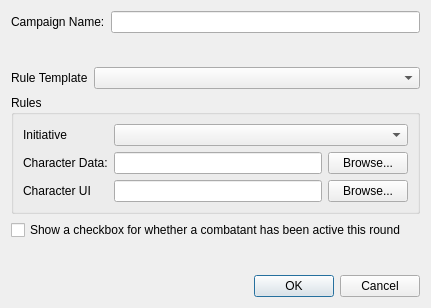
<?xml version="1.0" encoding="UTF-8"?>
<ui version="4.0">
 <class>NewCampaignDialog</class>
 <widget class="QDialog" name="NewCampaignDialog">
  <property name="geometry">
   <rect>
    <x>0</x>
    <y>0</y>
    <width>431</width>
    <height>308</height>
   </rect>
  </property>
  <property name="windowTitle">
   <string>New Campaign</string>
  </property>
  <property name="styleSheet">
   <string notr="true">background-image: url(:/img/data/parchment.jpg);</string>
  </property>
  <layout class="QVBoxLayout" name="verticalLayout_3">
   <item>
    <layout class="QHBoxLayout" name="horizontalLayout">
     <item>
      <widget class="QLabel" name="label">
       <property name="sizePolicy">
        <sizepolicy hsizetype="Preferred" vsizetype="Fixed">
         <horstretch>0</horstretch>
         <verstretch>0</verstretch>
        </sizepolicy>
       </property>
       <property name="text">
        <string>Campaign Name:</string>
       </property>
      </widget>
     </item>
     <item>
      <widget class="QLineEdit" name="edtCampaignName"/>
     </item>
    </layout>
   </item>
   <item>
    <spacer name="verticalSpacer_2">
     <property name="orientation">
      <enum>Qt::Vertical</enum>
     </property>
     <property name="sizeHint" stdset="0">
      <size>
       <width>20</width>
       <height>40</height>
      </size>
     </property>
    </spacer>
   </item>
   <item>
    <layout class="QHBoxLayout" name="horizontalLayout_3">
     <item>
      <widget class="QLabel" name="label_5">
       <property name="text">
        <string>Rule Template</string>
       </property>
      </widget>
     </item>
     <item>
      <widget class="QComboBox" name="cmbRulesets">
       <property name="sizePolicy">
        <sizepolicy hsizetype="MinimumExpanding" vsizetype="Fixed">
         <horstretch>0</horstretch>
         <verstretch>0</verstretch>
        </sizepolicy>
       </property>
      </widget>
     </item>
    </layout>
   </item>
   <item>
    <widget class="QGroupBox" name="grpRules">
     <property name="sizePolicy">
      <sizepolicy hsizetype="Preferred" vsizetype="MinimumExpanding">
       <horstretch>0</horstretch>
       <verstretch>0</verstretch>
      </sizepolicy>
     </property>
     <property name="title">
      <string>Rules</string>
     </property>
     <layout class="QHBoxLayout" name="horizontalLayout_5">
      <item>
       <layout class="QVBoxLayout" name="verticalLayout">
        <item>
         <widget class="QLabel" name="label_2">
          <property name="text">
           <string>Initiative</string>
          </property>
         </widget>
        </item>
        <item>
         <widget class="QLabel" name="label_3">
          <property name="text">
           <string>Character Data:</string>
          </property>
         </widget>
        </item>
        <item>
         <widget class="QLabel" name="label_4">
          <property name="text">
           <string>Character UI</string>
          </property>
         </widget>
        </item>
       </layout>
      </item>
      <item>
       <layout class="QVBoxLayout" name="verticalLayout_2">
        <item>
         <widget class="QComboBox" name="cmbInitiative">
          <property name="sizePolicy">
           <sizepolicy hsizetype="MinimumExpanding" vsizetype="Fixed">
            <horstretch>0</horstretch>
            <verstretch>0</verstretch>
           </sizepolicy>
          </property>
         </widget>
        </item>
        <item>
         <layout class="QHBoxLayout" name="horizontalLayout_4">
          <item>
           <widget class="QLineEdit" name="edtCharacterData"/>
          </item>
          <item>
           <widget class="QPushButton" name="btnBrowseCharacterData">
            <property name="text">
             <string>Browse...</string>
            </property>
           </widget>
          </item>
         </layout>
        </item>
        <item>
         <layout class="QHBoxLayout" name="horizontalLayout_2">
          <item>
           <widget class="QLineEdit" name="edtCharacterUI"/>
          </item>
          <item>
           <widget class="QPushButton" name="btnBrowseCharacterUI">
            <property name="text">
             <string>Browse...</string>
            </property>
           </widget>
          </item>
         </layout>
        </item>
       </layout>
      </item>
     </layout>
    </widget>
   </item>
   <item>
    <widget class="QCheckBox" name="chkCombatantDone">
     <property name="text">
      <string>Show a checkbox for whether a combatant has been active this round</string>
     </property>
     <property name="icon">
      <iconset resource="resources.qrc">
       <normaloff>:/img/data/icon_contentbattle.png</normaloff>:/img/data/icon_contentbattle.png</iconset>
     </property>
    </widget>
   </item>
   <item>
    <spacer name="verticalSpacer">
     <property name="orientation">
      <enum>Qt::Vertical</enum>
     </property>
     <property name="sizeHint" stdset="0">
      <size>
       <width>20</width>
       <height>40</height>
      </size>
     </property>
    </spacer>
   </item>
   <item>
    <widget class="QDialogButtonBox" name="buttonBox">
     <property name="orientation">
      <enum>Qt::Horizontal</enum>
     </property>
     <property name="standardButtons">
      <set>QDialogButtonBox::Cancel|QDialogButtonBox::Ok</set>
     </property>
    </widget>
   </item>
  </layout>
 </widget>
 <tabstops>
  <tabstop>edtCampaignName</tabstop>
  <tabstop>cmbRulesets</tabstop>
  <tabstop>cmbInitiative</tabstop>
  <tabstop>edtCharacterData</tabstop>
  <tabstop>btnBrowseCharacterData</tabstop>
  <tabstop>edtCharacterUI</tabstop>
  <tabstop>btnBrowseCharacterUI</tabstop>
  <tabstop>chkCombatantDone</tabstop>
 </tabstops>
 <resources>
  <include location="resources.qrc"/>
 </resources>
 <connections>
  <connection>
   <sender>buttonBox</sender>
   <signal>accepted()</signal>
   <receiver>NewCampaignDialog</receiver>
   <slot>accept()</slot>
   <hints>
    <hint type="sourcelabel">
     <x>248</x>
     <y>254</y>
    </hint>
    <hint type="destinationlabel">
     <x>157</x>
     <y>274</y>
    </hint>
   </hints>
  </connection>
  <connection>
   <sender>buttonBox</sender>
   <signal>rejected()</signal>
   <receiver>NewCampaignDialog</receiver>
   <slot>reject()</slot>
   <hints>
    <hint type="sourcelabel">
     <x>316</x>
     <y>260</y>
    </hint>
    <hint type="destinationlabel">
     <x>286</x>
     <y>274</y>
    </hint>
   </hints>
  </connection>
 </connections>
</ui>
